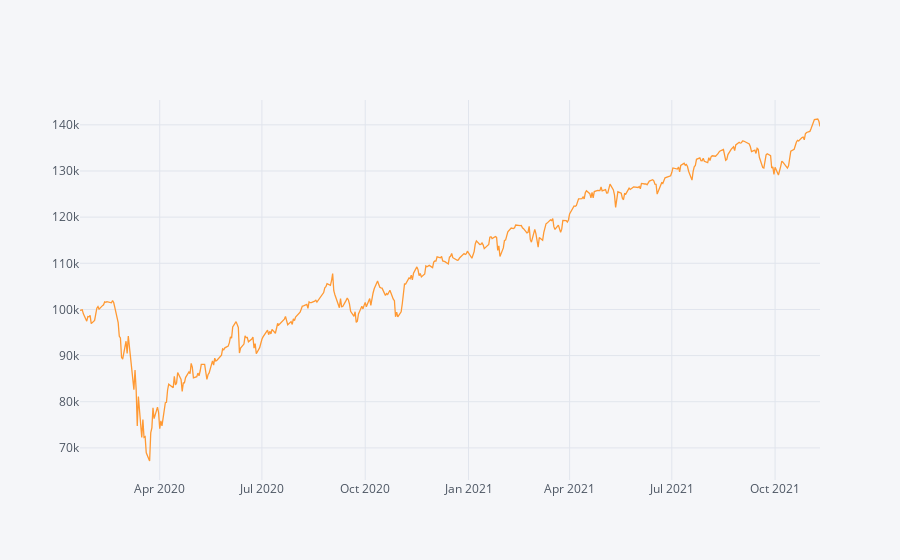

Here is the notebook cell this chart was saved with:
### Code cell
#Todo:
# Calculate the Absolute Return of a buy-and-hold strategy in the same period
absolute_return_bh = (r_df.Close.iloc[-1]-r_df.Open.iloc[0])/r_df.Open.iloc[0]
print(absolute_return_bh)
 
# Calculate the CAGR or a buy-and-hold trading strategy
CAGR_bh = ((r_df.Close.iloc[-1]/r_df.Open.iloc[0])**(252/len(df)))-1
#or
CAGR_bh = ((r_df.Close.iloc[-1]/r_df.Open.iloc[0])**(365/(df.index[-1] - df.index[0]).days))-1
print(CAGR_bh)
# Calculate the IR (Sharpe without RF-rate) of a buy-and-hold trading strategy
information_ratio_bh = (r_df.Close.pct_change().mean()/r_df.Close.pct_change().std())*((252) **0.5)
print(information_ratio_bh)
#Plot the equity curve (hint: use 'close' returns and your initial capital value to generate an equity curve)
((r_df.Close.pct_change().dropna()+1).cumprod()*starting_capital).iplot()
#or
((r_df.Close.pct_change().dropna()+1).cumprod()*starting_capital).plot()

### Figure 1 — Plotly figure (JSON) as saved in the notebook; plotly's stock layout.template omitted (floating-point values rounded to 4 significant figures; data arrays with more than 128 entries replaced by an {"elided": "..."} marker saying what was removed)
{"data": [{"name": "Close", "text": "", "mode": "lines", "y": {"elided": "458 float values"}, "x": {"elided": "458 str values"}, "line": {"color": "rgba(255, 153, 51, 1.0)", "dash": "solid", "shape": "linear", "width": 1.3}, "type": "scatter"}], "layout": {"title": {"font": {"color": "#4D5663"}}, "paper_bgcolor": "#F5F6F9", "plot_bgcolor": "#F5F6F9", "yaxis": {"tickfont": {"color": "#4D5663"}, "zerolinecolor": "#E1E5ED", "title": {"text": "", "font": {"color": "#4D5663"}}, "gridcolor": "#E1E5ED", "showgrid": true}, "xaxis": {"tickfont": {"color": "#4D5663"}, "zerolinecolor": "#E1E5ED", "title": {"text": "", "font": {"color": "#4D5663"}}, "gridcolor": "#E1E5ED", "showgrid": true}, "legend": {"bgcolor": "#F5F6F9", "font": {"color": "#4D5663"}}}}
